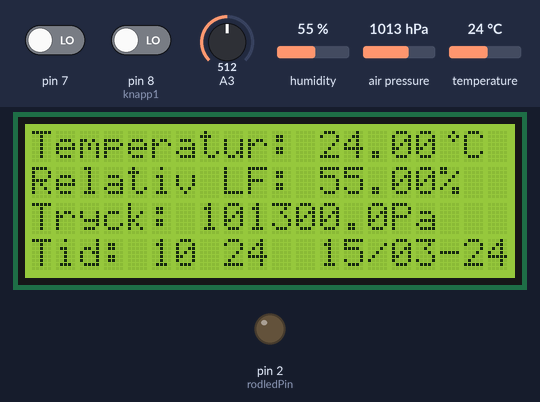
The sketch below on a simulated Arduino Uno, built with avr-gcc and run on an emulated ATmega328P. Parts: 20×4 character LCD, output pins drawn as LEDs (lit = HIGH). Inputs (shaded band) come from the test bench; at power-on: pin 8 (knapp1) LOW, pin 7 LOW, A3 = 512, humidity 55 %, air pressure 1013 hPa, temperature 24 °C. The local clock reads 2024-03-15 10:24:30 at power-on unless the sketch sets it; storage starts empty; what the sketch prints to the serial monitor is not drawn.

Above: at 2.5 s.
2.6 s: pin 8 (knapp1) driven HIGH
At 3.12 s:
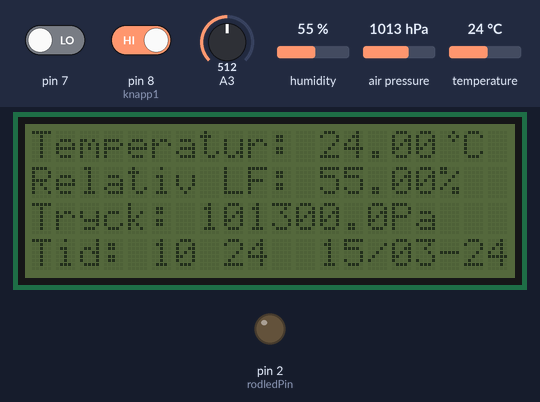
6.6 s: pin 8 (knapp1) driven LOW
Timing chart, 0 to 9.6 s (numbered marks = the images above; inputs shaded):
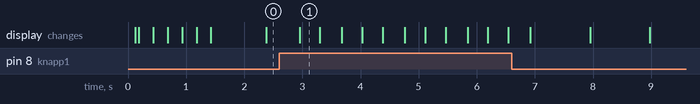

The sketch:

master.ino
```cpp
// (licence header left out)
#include <stdint.h>
#include <SparkFunBME280.h>
#include <Sodaq_DS3231.h>
#include <Wire.h>
#include <SPI.h>
#include <SD.h>
#include <LiquidCrystal_I2C.h>

//****************************************************************//

// [Tid och datum] värde 0-6 översatt till text + alt. !OBS! bör bytas mot en serie "if" eller liknande (hanterar inte "åäö")
char weekDay[][4] = {"Sun", "Mon", "Tue", "Wed", "Thu", "Fri", "Sat" };
//char weekDay[][4] = {"Sön", "Mån", "Tis", "Ons", "Tor", "Fre", "Lör" };
//char weekDay[][4] = {"Söndag", "Måndag", "Tisdag", "Onsdag", "Torsdag", "Fredag", "Lördag" };

// [Loggning] CS pin på SD-läsaren
const int chipSelect = 4;


// [Temp/Fukt/Tryck mätaren] Sparar värden för färre avläsningar
float temp;
float tryck;
float fuktighet;
BME280 mySensor;    //Namn på sensor i koden

// [Fotocell] Konfiguration och variabel för lättligänglighet (ljus = 0-1023)
int fotocellPin = 0;
int ljus;

// [Timing] variabler

long paus;
unsigned long paus2;
unsigned long paus3;

// Variabel som växlar mellan 0 och 1 varje sekund, inte exakt (ej från RTC'n)
int sekblink = 1;

//[User input] Klappsensor
int knockSensor = 1; // Pin
byte val = 0;       // Senaste värdet
int THRESHOLD = 2; // Aktiverings gräns
  //Knapp
  int knapp1 = 8;

//[Kommunikation IO]
  //Röd Led
  boolean rodled = LOW;
  int rodledPin = 2;

//[Skärm] Bakrundsbelysnings variabel samt adress inst.
int belysn = 1;
LiquidCrystal_I2C lcd(0x3F, 2, 1, 0, 4, 5, 6, 7, 3, POSITIVE);  // Set the LCD I2C address

  // Egna karaktärer
    // Grader ( ° )
     byte grader[8] = {
       B00010,
       B00101,
       B00010,
     };

//**************************************************************************//
//

void setup() {
  // put your setup code here, to run once:


//***[Temp/Fukt/Tryck mätaren] inställningar********************************//

  // Adress och koummunikations metod
  // commInterface can be I2C_MODE or SPI_MODE
  // specify chipSelectPin using arduino pin names
  // specify I2C address.  Can be 0x77(default) or 0x76
  // For I2C, enable the following and disable the SPI section
  mySensor.settings.commInterface = I2C_MODE;
  mySensor.settings.I2CAddress = 0x76; //Ska vara 0x76
  // For SPI enable the following and dissable the I2C section
  // mySensor.settings.commInterface = SPI_MODE;
  // mySensor.settings.chipSelectPin = 10;


  // Körsätt. BOSH rekomenderar FORCED mode för temp läsare men ingen observerad skillnad
  // Sleep = måste väckas
  // Forced = är i ngt hybrid sovläge väcks och gör en läsning
  // Normal = regelbunda avläsningar

  // runMode can be:
  //  0, Sleep mode
  //  1 or 2, Forced mode
  //  3, Normal mode
  mySensor.settings.runMode = 3; //"Tvingat" läge
  // Ifall NORMAL mode är detta tiden mellan läsningar
  // tStandby can be:
  //  0, 0.5ms
  //  1, 62.5ms
  //  2, 125ms
  //  3, 250ms
  //  4, 500ms
  //  5, 1000ms
  //  6, 10ms
  //  7, 20ms
  mySensor.settings.tStandby = 5;

  // Filter inst. berör endast tryck, motverkar "noise" eller temp luft "puffar"
  // filter can be off or number of FIR coefficients to use:
  //  0, filter off
  //  1, coefficients = 2
  //  2, coefficients = 4
  //  3, coefficients = 8
  //  4, coefficients = 16
  mySensor.settings.filter = 2;

  // Oversampling
  // Värden kan vara 0 = ingen, 1 till 5 är *1, *2, *4, *8, *16 (gånger mätningen görs, kan ses som snitt)
  mySensor.settings.tempOverSample = 5;
  mySensor.settings.pressOverSample = 3;
  mySensor.settings.humidOverSample = 5;

//*****[Pin lägen]***********************************************************//

pinMode(knapp1, INPUT);
pinMode(rodledPin, OUTPUT);

//***************************************************************************//

Serial.begin(57600);
Wire.begin();
rtc.begin(); //RTC klockan

//**********[Temp/Fukt/Tryck sensorn]*****************************************************//
delay(50);
mySensor.begin(); // Startar BME sensorn samt laddar inställningar
delay(10);

Serial.print("BME startad");

  // Alternativt starta med debuginfo till seriell port: (glöm inte att "//" mySensor.begin();)
  /*
  //Calling .begin() causes the settings to be loaded
  delay(10);  //Make sure sensor had enough time to turn on. BME280 requires 2ms to start up.
  Serial.println(mySensor.begin(), HEX);

  Serial.print("Displaying ID, reset and ctrl regs\n");

  Serial.print("ID(0xD0): 0x");
  Serial.println(mySensor.readRegister(BME280_CHIP_ID_REG), HEX);
  Serial.print("Reset register(0xE0): 0x");
  Serial.println(mySensor.readRegister(BME280_RST_REG), HEX);
  Serial.print("ctrl_meas(0xF4): 0x");
  Serial.println(mySensor.readRegister(BME280_CTRL_MEAS_REG), HEX);
  Serial.print("ctrl_hum(0xF2): 0x");
  Serial.println(mySensor.readRegister(BME280_CTRL_HUMIDITY_REG), HEX);

  Serial.print("\n\n");

  Serial.print("Displaying all regs\n");
  uint8_t memCounter = 0x80;
  uint8_t tempReadData;
  for(int rowi = 8; rowi < 16; rowi++ )
  {
    Serial.print("0x");
    Serial.print(rowi, HEX);
    Serial.print("0:");
    for(int coli = 0; coli < 16; coli++ )
    {
      tempReadData = mySensor.readRegister(memCounter);
      Serial.print((tempReadData >> 4) & 0x0F, HEX);//Print first hex nibble
      Serial.print(tempReadData & 0x0F, HEX);//Print second hex nibble
      Serial.print(" ");
      memCounter++;
    }
    Serial.print("\n");
  }


  Serial.print("\n\n");

  Serial.print("Displaying concatenated calibration words\n");
  Serial.print("dig_T1, uint16: ");
  Serial.println(mySensor.calibration.dig_T1);
  Serial.print("dig_T2, int16: ");
  Serial.println(mySensor.calibration.dig_T2);
  Serial.print("dig_T3, int16: ");
  Serial.println(mySensor.calibration.dig_T3);

  Serial.print("dig_P1, uint16: ");
  Serial.println(mySensor.calibration.dig_P1);
  Serial.print("dig_P2, int16: ");
  Serial.println(mySensor.calibration.dig_P2);
  Serial.print("dig_P3, int16: ");
  Serial.println(mySensor.calibration.dig_P3);
  Serial.print("dig_P4, int16: ");
  Serial.println(mySensor.calibration.dig_P4);
  Serial.print("dig_P5, int16: ");
  Serial.println(mySensor.calibration.dig_P5);
  Serial.print("dig_P6, int16: ");
  Serial.println(mySensor.calibration.dig_P6);
  Serial.print("dig_P7, int16: ");
  Serial.println(mySensor.calibration.dig_P7);
  Serial.print("dig_P8, int16: ");
  Serial.println(mySensor.calibration.dig_P8);
  Serial.print("dig_P9, int16: ");
  Serial.println(mySensor.calibration.dig_P9);

  Serial.print("dig_H1, uint8: ");
  Serial.println(mySensor.calibration.dig_H1);
  Serial.print("dig_H2, int16: ");
  Serial.println(mySensor.calibration.dig_H2);
  Serial.print("dig_H3, uint8: ");
  Serial.println(mySensor.calibration.dig_H3);
  Serial.print("dig_H4, int16: ");
  Serial.println(mySensor.calibration.dig_H4);
  Serial.print("dig_H5, int16: ");
  Serial.println(mySensor.calibration.dig_H5);
  Serial.print("dig_H6, uint8: ");
  Serial.println(mySensor.calibration.dig_H6);

  Serial.println();
  */
//**************[Display]***************************************************//
 //setup_display();
 lcd.begin(20,4);   // Konfigurerar display som 20 tecken x 4 rader samt slår på bakrundsljus
 delay(50);         // Säkerställa att displayen har startat (borde funka utan, men för säkerhets skull)

 lcd.createChar(0, grader);  // Skapar karaktären "grader"

 for(int i = 0; i< 2; i++)  // Blinkar 2 gånger med skärmen som "User input" om en reset/uppladdning
  {
    lcd.backlight();
    delay(250);
    lcd.noBacklight();
    delay(250);
  }
  lcd.backlight(); // Avslutar med bakrundsbelysning påslagen
delay(100);

//**********[Loggning]**************************************************//

Serial.println();
Serial.println();
Serial.println();
Serial.print("Initializing SD card...");

  // Om ett minneskort finns och kan användas
  if (!SD.begin(chipSelect)) {
    Serial.println("Kort ej läsbart eller ej närvarande");
    //Stanna här
    return;
  }
  Serial.println("Kort initialiserat");
  Serial.println();

// Markering av en omstart i loggfilen
File dataFile = SD.open("datalog.txt", FILE_WRITE); //Öppna eller skapa fil
if (dataFile) { //Om fil tillgänglig
  dataFile.print("//********************Ny loggning********************//");
  dataFile.println();
  dataFile.close();
}
//Så att if1MIN kör första rundan
paus = -60030;
rodled = HIGH;
} //void setup

//****************************************************************************************************************************************************************************************************************************************************************//

uint32_t old_ts; // Används av RTC biblioteks exemplet ?Hindra för att överbelasta med frekventa läsningar?

void loop() {
  // put your main code here, to run repeatedly:

//**************************[User input]**************************//
/*
  //Knocksensor
 val = analogRead(knockSensor);
  if (val >= THRESHOLD) {
      //Debugg
      /*
      Serial.print("Knock! = ");
      Serial.println(val);

    if (belysn == 1){
      belysn = 0;
      }
      else{
        belysn = 1;
      }
  delay(100);
}
*/
if (digitalRead(knapp1) == HIGH) {
  if (belysn == 1) {
    belysn = 0;
  }
  else {
    belysn = 1;
  }
delay(350); //Dåligt sätt att hindra knappen från att dubbelslå (ÄNDRA!)  + skapar en delay mellan knapptrycking och händelse
}

//************[Kommunikations IO]********************************//
/* OBS! PAJ!
//Röd varningslysdiod = Fel på loggning
if (rodled == HIGH) {   //Blinkande röd led om det är problem med loggningen
  if (sekblink == 1) {
    if (rodledPin == HIGH) {
      digitalWrite(rodledPin, LOW);
    }
    else {
      digitalWrite(rodledPin, HIGH);

    }
  }
}
*/

// LCD bakrundsbelysn

if (belysn == 1){ // Släcker resp. ränder bakrunds belysningen beroende på inst.
  lcd.backlight();
  }
  else{
    lcd.noBacklight();
    }

//***************[Klocka + sekblink (DISPLAY)]*******************//

if ((millis() - paus2) >= 1000) {   //En sekunds intervall

Serial.print(analogRead(3));
Serial.print(" | ");
Serial.println(digitalRead(7));

  DateTime now = rtc.now(); //hämta nuvarande datum och tid
    uint32_t ts = now.getEpoch();

  lcd.setCursor(0, 3);    //setCursor(plats, rad)
  lcd.print("Tid:");
  if(now.hour() < 10) {
    lcd.setCursor(5, 3);
    lcd.print("0");
    lcd.setCursor(6, 3);
    lcd.print(now.hour());
  }
  else {
    lcd.setCursor(5, 3);
    lcd.print(now.hour());
  }
 if(now.minute() < 10) {
  lcd.setCursor(8, 3);
  lcd.print("0");
  lcd.setCursor(9, 3);
  lcd.print(now.minute());
 }
 else {
  lcd.setCursor(8, 3);
  lcd.print(now.minute());
 }

if(now.date() < 10) {
  lcd.setCursor(12, 3);
  lcd.print("0");
  lcd.setCursor(13, 3);
  lcd.print(now.date(), DEC);
}
    else {
      lcd.setCursor(12, 3);
      lcd.print(now.date(), DEC);
    }
lcd.setCursor(14, 3);
lcd.print("/");

if(now.month() < 10){
  lcd.setCursor(15, 3);
  lcd.print("0");
  lcd.setCursor(16, 3);
  lcd.print(now.month(), DEC);
}
    else{
      lcd.setCursor(15, 3);
      lcd.print(now.month(), DEC);
    }
lcd.setCursor(17, 3);
lcd.print("-");
lcd.setCursor(18, 3);
lcd.print(now.year() % 100);


  if (sekblink == 1) {   //Sekblink
    lcd.setCursor(7, 3); //Blinkande ":"
    lcd.print(":");
    sekblink = 0;
  }
    else {
      lcd.setCursor(7, 3); //Blinkande ":"
      lcd.print(" ");
      sekblink = 1;
    }
paus2 = millis();
}

//****************[Temp/Fukt/Tryck - sensor (+loggning)]*************************************//

if ((millis() - paus) >= 60000)  {   // Mät en gång per minut. Denna if funktion kommer referas till som "if1MIN"

  DateTime now = rtc.now(); // Hämta nuvarande datum och tid
  uint32_t ts = now.getEpoch();
   //Osäker på varför jag lagt till (float) här nedan:
  temp = (float)(mySensor.readTempC());            // Temperatur måste läsas först (°C)
  tryck = (float)(mySensor.readFloatPressure());   // Mät tryck (Pa)
  fuktighet = (float)(mySensor.readFloatHumidity()); // Mät Relativ luftfuktighet (%)

  rtc.convertTemperature();
  //Serial.println(rtc.getTemperature(), 2); -------------------------------------------------------

  ljus = analogRead(fotocellPin);     // Fotodiod

    // Loggning till sd

    File dataFile = SD.open("datalog.txt", FILE_WRITE); // Notera att endast en fil kan vara öppen samtidigt
                                                        // Så du man måste stänga denna fil innan du öppnar en annan.
    if (dataFile) {         // Om datafilen är tillgänglig, öppna den.

    //rodled = LOW;   //Se till att varningslysdioden sloknar.

    // Datum och tid
    dataFile.print(now.year(), DEC);
    dataFile.print("/");
    if (now.month() < 10) {
      dataFile.print("0");
      dataFile.print(now.month(), DEC);
    }
    else {
      dataFile.print(now.month(), DEC);
    }
    dataFile.print("/");
    if (now.date() < 10) {
      dataFile.print("0");
      dataFile.print(now.date(), DEC);
    }
    else {
      dataFile.print(now.date(), DEC);
    }
    dataFile.print(" "); // Övergång från datum till tid
    if (now.hour() < 10) {
      dataFile.print("0");
      dataFile.print(now.hour(), DEC);
    }
    else {
      dataFile.print(now.hour(), DEC);
    }
    dataFile.print(":");
    if (now.minute() < 10) {
      dataFile.print("0");
      dataFile.print(now.minute(), DEC);
    }
    else {
      dataFile.print(now.minute(), DEC);
    }
    dataFile.print(",");

    // BME 280 sensor värden
    dataFile.print(temp, 2);
    dataFile.print(",");
    dataFile.print(tryck, 2);
    dataFile.print(",");
    dataFile.print(fuktighet, 2);
    dataFile.print(",");
    // Fotodiod värden
    dataFile.print(ljus);

    dataFile.println(); // Skapa en ny rad
    dataFile.close(); // Stäng filen
  }
  // Om det är något som är fel (minneskortet är inte tillgängligt)
  else {
    Serial.println("error opening datalog.txt");
    rodled = HIGH;
    paus3 = millis();
  }

//*******************[Display mätvärden]********************************//

//Rad-titlarna
lcd.setCursor(0, 0);
lcd.print("Temperatur:");
lcd.setCursor(0, 1);
lcd.print("Relativ LF:");
lcd.setCursor(0, 2);
lcd.print("Tryck:");

//Mätvärnerna
//Temperatur i grader C
lcd.setCursor(12, 0);
lcd.print(temp, 2);
lcd.setCursor(17, 0);
lcd.write(byte(0));
lcd.setCursor(18, 0);
lcd.print("C");

//Relativ fuktighet i %
lcd.setCursor(12, 1);
lcd.print(fuktighet, 2);
lcd.setCursor(17, 1);
lcd.print("%");

//Tryck i Pa
lcd.setCursor(7, 2);
lcd.print(tryck, 1);
lcd.setCursor(15, 2);
lcd.print("Pa");

//*******************************************************************//

paus = millis();

} //if1MIN


} //void_loop

void setup_display() {
 lcd.begin(20,4);   // Konfigurerar display som 20 tecken x 4 rader samt slår på bakrundsljus
 delay(50);         // Säkerställa att displayen har startat (borde funka utan, men för säkerhets skull)

 lcd.createChar(0, grader);  // Skapar karaktären "grader"

 for(int i = 0; i< 2; i++)  // Blinkar 2 gånger med skärmen som "User input" om en reset/uppladdning
  {
    lcd.backlight();
    delay(250);
    lcd.noBacklight();
    delay(250);
  }
  lcd.backlight(); // Avslutar med bakrundsbelysning påslagen
 delay(100);
}
```

Measured:
- after the input at 2.6 s, the display: changes after 0.35 s (image 1)
